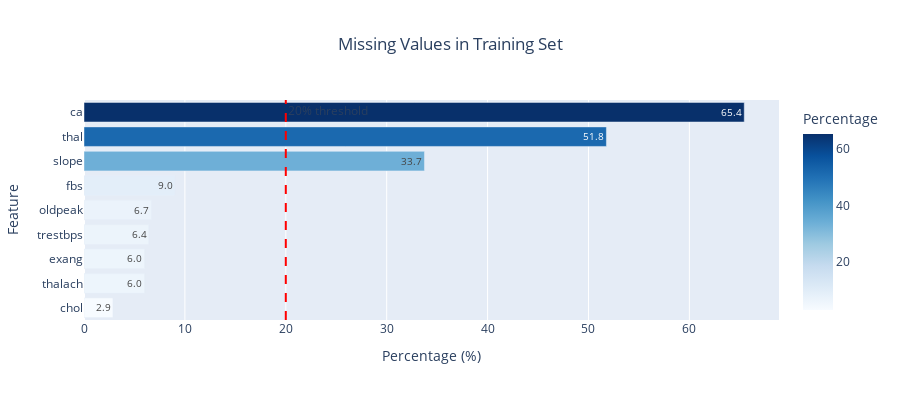

The notebook cell saved with this chart:
### Markdown cell above
---
## 2. Missing Values Analysis

### Code cell
missing_train = (train_clean.isnull().sum() / len(train_clean) * 100)
missing_train = missing_train[missing_train > 0].sort_values(ascending=False)

print(f"Features with missing values: {len(missing_train)}")
print(f"Total missing: {train_clean.isnull().sum().sum()} cells")
print(f"\nMissing percentages:\n{missing_train}")

plots.plot_missing_values(
    missing_train,
    title="Missing Values in Training Set",
    threshold=20,
    save_path="../images/missing_values.png"
)

### Figure 1 — Plotly figure (JSON) as saved in the notebook; plotly's stock layout.template omitted (floating-point values rounded to 4 significant figures)
{"data": [{"hovertemplate": "Percentage=%{marker.color}<br>Feature=%{y}<extra></extra>", "legendgroup": "", "marker": {"color": [2.869, 6.011, 6.011, 6.421, 6.694, 9.016, 33.74, 51.78, 65.44], "coloraxis": "coloraxis", "pattern": {"shape": ""}}, "name": "", "orientation": "h", "showlegend": false, "textposition": "auto", "texttemplate": "%{x:.1f}", "type": "bar", "x": [2.869, 6.011, 6.011, 6.421, 6.694, 9.016, 33.74, 51.78, 65.44], "xaxis": "x", "y": ["chol", "thalach", "exang", "trestbps", "oldpeak", "fbs", "slope", "thal", "ca"], "yaxis": "y"}], "layout": {"annotations": [{"showarrow": false, "text": "20% threshold", "x": 20, "xanchor": "left", "xref": "x", "y": 1, "yanchor": "top", "yref": "y domain"}], "barmode": "relative", "coloraxis": {"colorbar": {"title": {"text": "Percentage"}}, "colorscale": [[0, "rgb(247,251,255)"], [0.125, "rgb(222,235,247)"], [0.25, "rgb(198,219,239)"], [0.375, "rgb(158,202,225)"], [0.5, "rgb(107,174,214)"], [0.625, "rgb(66,146,198)"], [0.75, "rgb(33,113,181)"], [0.875, "rgb(8,81,156)"], [1, "rgb(8,48,107)"]]}, "height": 400, "legend": {"tracegroupgap": 0}, "shapes": [{"line": {"color": "red", "dash": "dash"}, "type": "line", "x0": 20, "x1": 20, "xref": "x", "y0": 0, "y1": 1, "yref": "y domain"}], "showlegend": false, "title": {"text": "Missing Values in Training Set", "x": 0.5}, "xaxis": {"anchor": "y", "domain": [0, 1], "title": {"text": "Percentage (%)"}}, "yaxis": {"anchor": "x", "domain": [0, 1], "title": {"text": "Feature"}}}}
